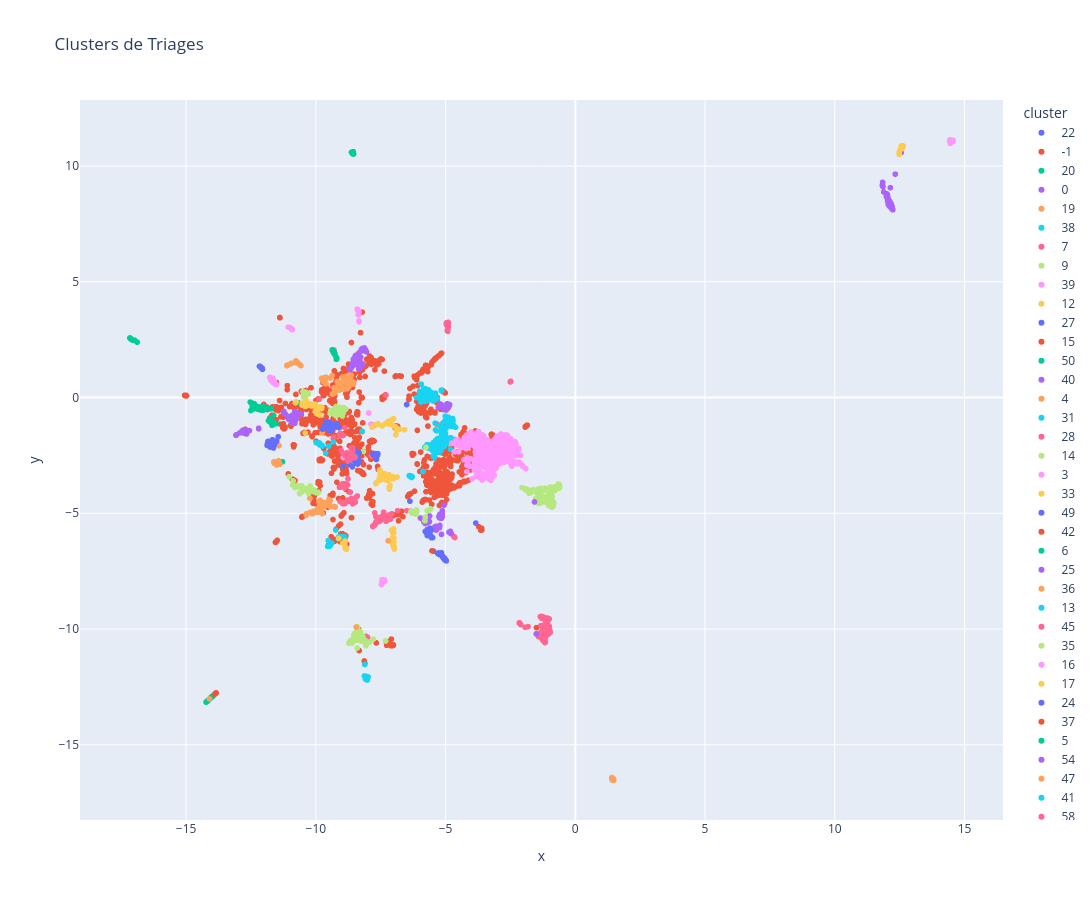

The code cell stored with this chart in its notebook:
### Code cell
import umap
import plotly.express as px

umap_vis = umap.UMAP(
    n_neighbors=30,
    min_dist=0.05,
    n_components=2,
    metric="cosine",
    random_state=42
)

vis = umap_vis.fit_transform(
    embeddings
)

plot_df = pd.DataFrame({
    "x": vis[:, 0],
    "y": vis[:, 1],
    "cluster": df["cluster"].astype(str),
    "texto": df["texto_normalizado"]
})

fig = px.scatter(
    plot_df,
    x="x",
    y="y",
    color="cluster",
    hover_data=["texto"],
    title="Clusters de Triages"
)

fig.update_layout(
    height=900,
    width=1500
)

fig.show()
